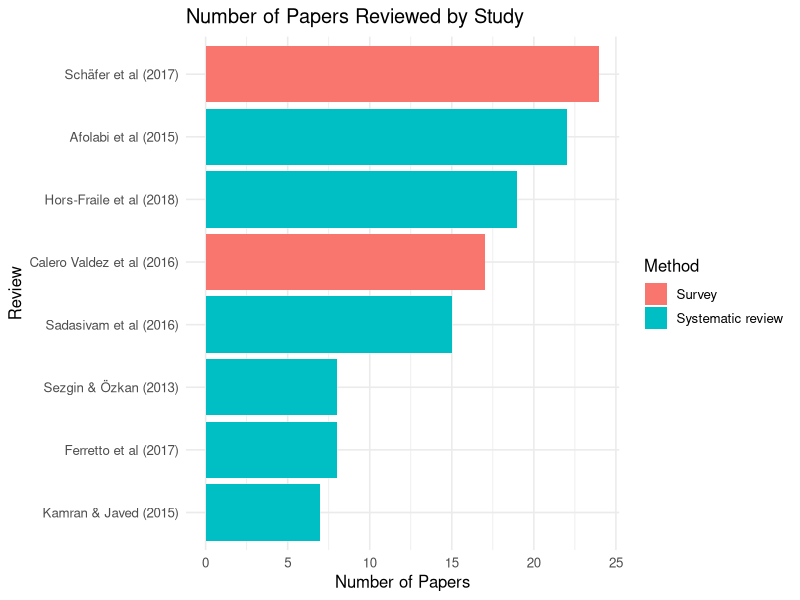
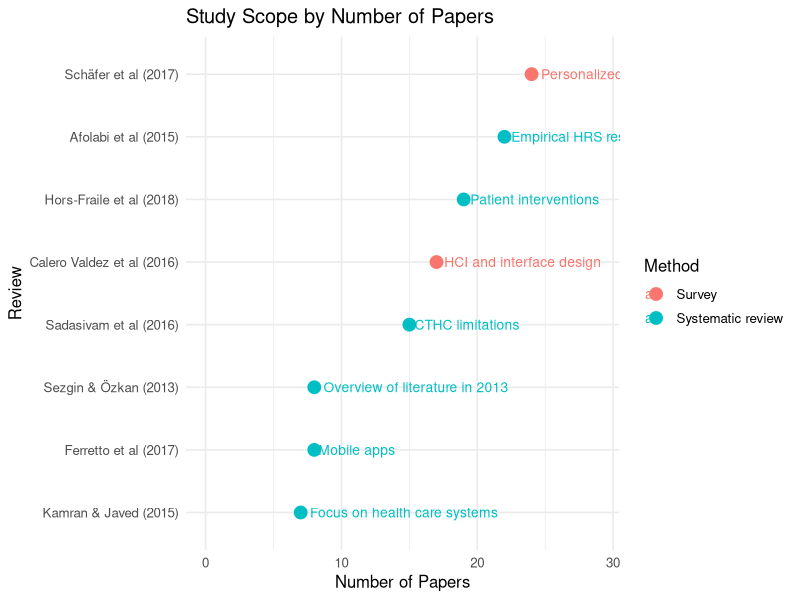

Write the R code that produced these figures, in order.
## ---- chunk 1
knitr::opts_chunk$set(echo = TRUE)
## ---- chunk 2
# Load libraries
library(tidyverse)
## ---- chunk 3
# the dataset
hrs_reviews <- tribble(
  ~Review, ~Papers_n, ~Method, ~Scope, ~Contribution,
  "Sezgin & Özkan (2013)", 8, "Systematic review", "Overview of literature in 2013", "Challenges (e.g., cyber-attacks) and opportunities (integration, consistency)",
  "Calero Valdez et al (2016)", 17, "Survey", "HCI and interface design", "Framework to include domain understanding and methods",
  "Kamran & Javed (2015)", 7, "Systematic review", "Focus on health care systems", "Proposing a hybrid HRS",
  "Afolabi et al (2015)", 22, "Systematic review", "Empirical HRS results", "Novel proposal for smart home integration",
  "Ferretto et al (2017)", 8, "Systematic review", "Mobile apps", "Identifying limited mobile HRS",
  "Hors-Fraile et al (2018)", 19, "Systematic review", "Patient interventions", "Multidisciplinary taxonomy, EHR integration",
  "Schäfer et al (2017)", 24, "Survey", "Personalized/complex interventions", "Challenges for patients, recommenders, and evaluations",
  "Sadasivam et al (2016)", 15, "Systematic review", "CTHC limitations", "Challenges and future research agenda",
  "Wiesner & Pfeifer (2014)", NA, "Survey", "Intro to HRSs for personal health records", "Evaluation approaches and open issues",
  "Cappella et al (2015)", NA, "Survey", "Public health message archives", "Theory and application reflection"
)
## ---- chunk 4

hrs_reviews %>%
  filter(!is.na(Papers_n)) %>%
  ggplot(aes(x = reorder(Review, Papers_n), y = Papers_n, fill = Method)) +
  geom_col() +
  coord_flip() +
  labs(title = "Number of Papers Reviewed by Study",
       x = "Review",
       y = "Number of Papers",
       fill = "Method") +
  theme_minimal(base_size = 12)
## ---- chunk 5

hrs_reviews %>%
  filter(!is.na(Papers_n)) %>%
  ggplot(aes(x = Papers_n, y = reorder(Review, Papers_n), color = Method)) +
  geom_point(size = 4) +
  geom_text(aes(label = str_trunc(Scope, 30, "right")), hjust = -0.05, size = 3.5) +
  labs(title = "Study Scope by Number of Papers",
       x = "Number of Papers",
       y = "Review") +
  theme_minimal(base_size = 12) +
  xlim(0, max(hrs_reviews$Papers_n, na.rm = TRUE) + 5)

